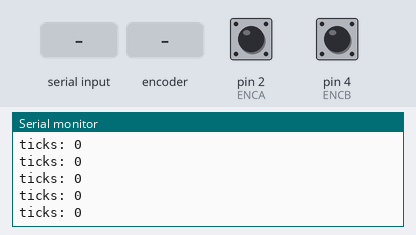
Simulated run of this sketch. Board: Arduino Uno, built with avr-gcc and run on an emulated ATmega328P. Shown: the last lines printed to the serial monitor. Inputs (shaded band) come from the test bench; at power-on: pin 2 (ENCA) HIGH, pin 4 (ENCB) HIGH.

Above: at 1.2 s.
1.3 s: "help\n" received over Serial
At 1.57 s:
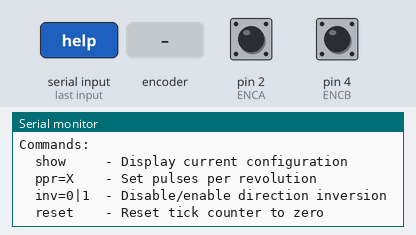
2.9 s: "show\n" received over Serial
At 3.17 s:
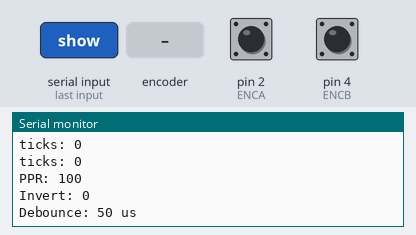
4.5 s: "ppr=\n" received over Serial
At 4.77 s:
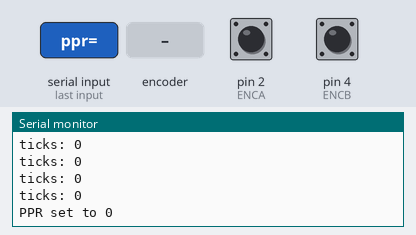
6.1 s: "inv=\n" received over Serial
At 6.38 s:
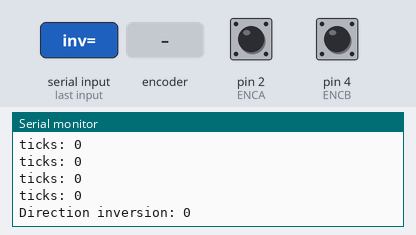
7.7 s: "reset\n" received over Serial
At 7.98 s:
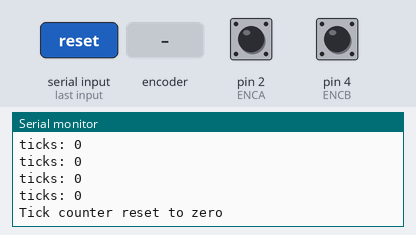
9.3 s: rotary encoder on pin 2 (ENCA) / pin 4 (ENCB) turned 1 step (first pin leading)
At 9.58 s:
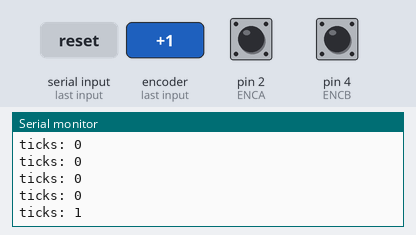

Measured:
- after the input at 1.3 s, the serial monitor: prints a new line after 0.10 s (image 1)
- after the input at 2.9 s, the serial monitor: prints a new line after 0.12 s (image 2)
- after the input at 4.5 s, the serial monitor: prints a new line after 0.12 s (image 3)
- after the input at 6.1 s, the serial monitor: prints a new line after 0.12 s (image 4)
- after the input at 7.7 s, the serial monitor: prints a new line after 0.12 s (image 5)
- after the input at 9.3 s, the serial monitor: prints a new line after 0.12 s (image 6)

The sketch:

lab6_task1_tick_counter.ino
```cpp
/*
 * Task 1: Encoder Tick Counting with Hardware Interrupt
 * Mechatronics Lab, Session 6 - University of Tehran
 *
 * Counts encoder ticks with x1 decoding (rising edge of channel A only)
 * and prints the count at 5 Hz. Turn the shaft by hand to check that one
 * revolution gives 100 ticks.
 *
 * Wiring:
 *   Encoder A -> D2 (INT0), Encoder B -> D4, Encoder VCC -> 3.3 V
 *
 * Serial (115200 baud) commands: help, show, ppr=X, inv=0|1, reset
 */

// Pin definitions
#define ENCA 2  // Encoder channel A (INT0)
#define ENCB 4  // Encoder channel B (digital input)

// Shared with the ISR, so these must be volatile
volatile long ticks = 0;              // Encoder tick counter
volatile uint32_t lastISRmicros = 0;  // Time of the last accepted edge (debounce)
volatile bool invertDir = false;      // Direction inversion flag

// Configuration
const uint32_t minEdgeUs = 50;  // Debounce threshold (us)
int ppr = 100;                  // Pulses per revolution (x1 decoding)

// ISR: runs on every rising edge of channel A
void isrEncA() {
  // Debounce: ignore edges that arrive too close together
  uint32_t now = micros();
  if (now - lastISRmicros < minEdgeUs) return;
  lastISRmicros = now;

  // Channel B gives the direction:
  //   B = LOW at the rising edge of A  -> forward
  //   B = HIGH at the rising edge of A -> reverse
  bool b = digitalRead(ENCB);
  long step = b ? -1 : 1;

  if (invertDir) step = -step;

  ticks += step;
}

void setup() {
  Serial.begin(115200);
  Serial.println("Task 1: Encoder Tick Counter");
  Serial.println("Commands: help, show, ppr=X, inv=0|1, reset");

  // Encoder pins with internal pull-ups
  pinMode(ENCA, INPUT_PULLUP);
  pinMode(ENCB, INPUT_PULLUP);

  // Interrupt on the RISING edge of channel A for x1 decoding
  attachInterrupt(digitalPinToInterrupt(ENCA), isrEncA, RISING);
}

void loop() {
  // Copy the counter with interrupts off so the 4-byte read is atomic
  noInterrupts();
  long currentTicks = ticks;
  interrupts();

  Serial.print("ticks: ");
  Serial.println(currentTicks);

  // Serial commands
  if (Serial.available()) {
    String cmd = Serial.readStringUntil('\n');
    cmd.trim();

    if (cmd == "help") {
      Serial.println("Commands:");
      Serial.println("  show     - Display current configuration");
      Serial.println("  ppr=X    - Set pulses per revolution");
      Serial.println("  inv=0|1  - Disable/enable direction inversion");
      Serial.println("  reset    - Reset tick counter to zero");
    }
    else if (cmd == "show") {
      Serial.print("PPR: ");
      Serial.println(ppr);
      Serial.print("Invert: ");
      Serial.println(invertDir);
      Serial.print("Debounce: ");
      Serial.print(minEdgeUs);
      Serial.println(" us");
    }
    else if (cmd.startsWith("ppr=")) {
      ppr = cmd.substring(4).toInt();
      Serial.print("PPR set to ");
      Serial.println(ppr);
    }
    else if (cmd.startsWith("inv=")) {
      invertDir = cmd.substring(4).toInt();
      Serial.print("Direction inversion: ");
      Serial.println(invertDir);
    }
    else if (cmd == "reset") {
      noInterrupts();
      ticks = 0;
      interrupts();
      Serial.println("Tick counter reset to zero");
    }
  }

  delay(200);  // 5 Hz update rate
}
```
